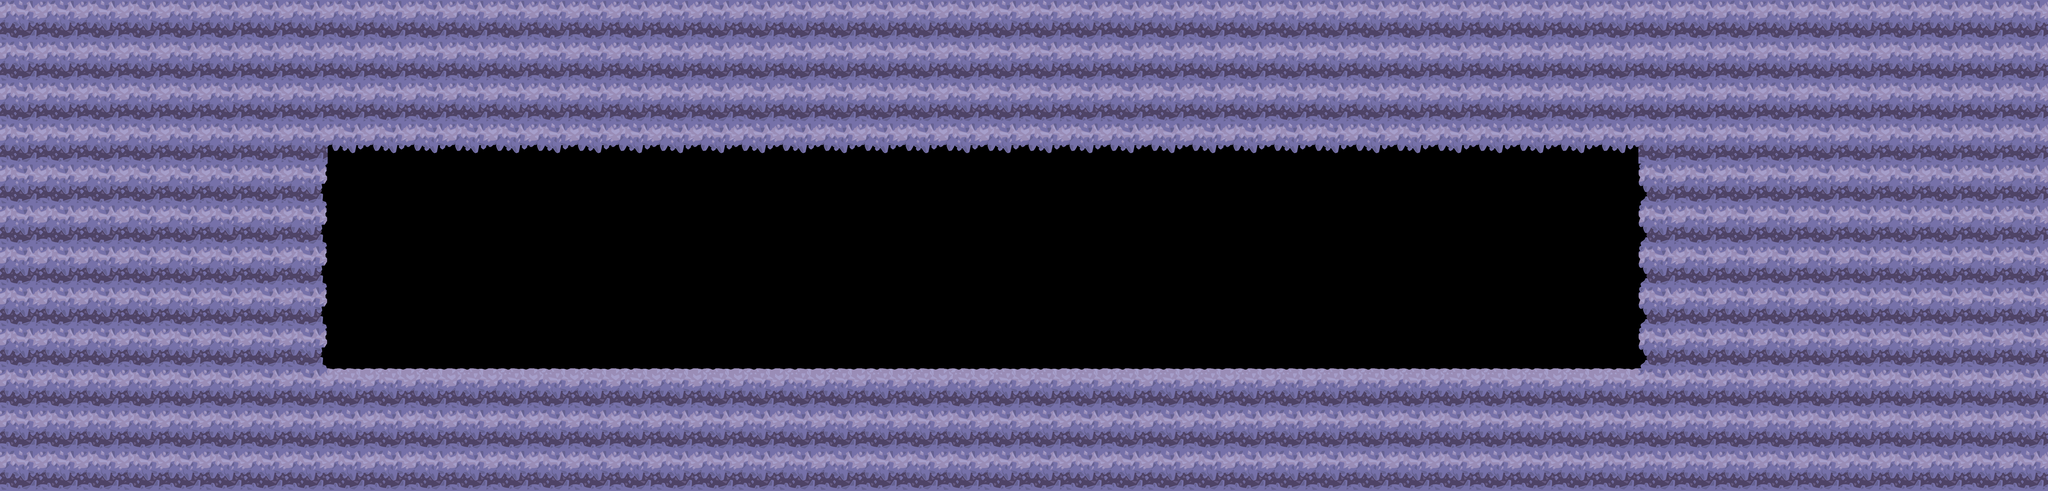

The image is a tile-based game level rendered from a .tmx file. Its description and complete source (layers, tilesets, objects, tile grids) follow:
An orthogonal 50x12 tile map with 182x182 px tiles, 1 tile layer (Capa de patrones 1) and 6 objects.

<map version="1.10" tiledversion="1.10.2" orientation="orthogonal" renderorder="right-down" width="50" height="12" tilewidth="182" tileheight="182" infinite="0" nextlayerid="8" nextobjectid="15">
 <tileset firstgid="1" source="World2.tsx" />
 <layer id="1" name="Capa de patrones 1" width="50" height="12">
  <data encoding="csv">
5,5,5,5,5,5,5,5,5,5,5,5,5,5,5,5,5,5,5,5,5,5,5,5,5,5,5,5,5,5,5,5,5,5,5,5,5,5,5,5,5,5,5,5,5,5,5,5,5,5,
5,5,5,5,5,5,5,5,5,5,5,5,5,5,5,5,5,5,5,5,5,5,5,5,5,5,5,5,5,5,5,5,5,5,5,5,5,5,5,5,5,5,5,5,5,5,5,5,5,5,
5,5,5,5,5,5,5,5,5,5,5,5,5,5,5,5,5,5,5,5,5,5,5,5,5,5,5,5,5,5,5,5,5,5,5,5,5,5,5,5,5,5,5,5,5,5,5,5,5,5,
5,5,5,5,5,5,5,5,8,8,8,8,8,8,8,8,8,8,8,8,8,8,8,8,8,8,8,8,8,8,8,8,8,8,8,8,8,8,8,8,5,5,5,5,5,5,5,5,5,5,
5,5,5,5,5,5,5,6,0,0,0,0,0,0,0,0,0,0,0,0,0,0,0,0,0,0,0,0,0,0,0,0,0,0,0,0,0,0,0,0,4,5,5,5,5,5,5,5,5,5,
5,5,5,5,5,5,5,6,0,0,0,0,0,0,0,0,0,0,0,0,0,0,0,0,0,0,0,0,0,0,0,0,0,0,0,0,0,0,0,0,4,5,5,5,5,5,5,5,5,5,
5,5,5,5,5,5,5,6,0,0,0,0,0,0,0,0,0,0,0,0,0,0,0,0,0,0,0,0,0,0,0,0,0,0,0,0,0,0,0,0,4,5,5,5,5,5,5,5,5,5,
5,5,5,5,5,5,5,6,0,0,0,0,0,0,0,0,0,0,0,0,0,0,0,0,0,0,0,0,0,0,0,0,0,0,0,0,0,0,0,0,4,5,5,5,5,5,5,5,5,5,
5,5,5,5,5,5,5,6,0,0,0,0,0,0,0,0,0,0,0,0,0,0,0,0,0,0,0,0,0,0,0,0,0,0,0,0,0,0,0,0,4,5,5,5,5,5,5,5,5,5,
5,5,5,5,5,5,5,5,2,2,2,2,2,2,2,2,2,2,2,2,2,2,2,2,2,2,2,2,2,2,2,2,2,2,2,2,2,2,2,2,5,5,5,5,5,5,5,5,5,5,
5,5,5,5,5,5,5,5,5,5,5,5,5,5,5,5,5,5,5,5,5,5,5,5,5,5,5,5,5,5,5,5,5,5,5,5,5,5,5,5,5,5,5,5,5,5,5,5,5,5,
5,5,5,5,5,5,5,5,5,5,5,5,5,5,5,5,5,5,5,5,5,5,5,5,5,5,5,5,5,5,5,5,5,5,5,5,5,5,5,5,5,5,5,5,5,5,5,5,5,5
</data>
 </layer>
 <objectgroup id="2" name="Player">
  <object id="14" x="4560" y="1626">
   <point />
  </object>
 </objectgroup>
 <objectgroup id="3" name="Portal">
  <object id="13" x="2460" y="1630">
   <point />
  </object>
 </objectgroup>
 <objectgroup id="4" name="Bolb" />
 <objectgroup id="5" name="Slop" />
 <objectgroup id="6" name="Fungop" />
 <objectgroup id="7" name="Capa de Objetos 1">
  <object id="1" x="1266.67" y="1641.67" width="6441.67" height="516.667" />
  <object id="3" x="7291.67" y="691.667" width="591.667" height="925" />
  <object id="6" x="666.667" y="666.667" width="766.667" height="933.333" />
  <object id="7" x="1150" y="0" width="6533.33" height="633.333" />
 </objectgroup>
</map>
